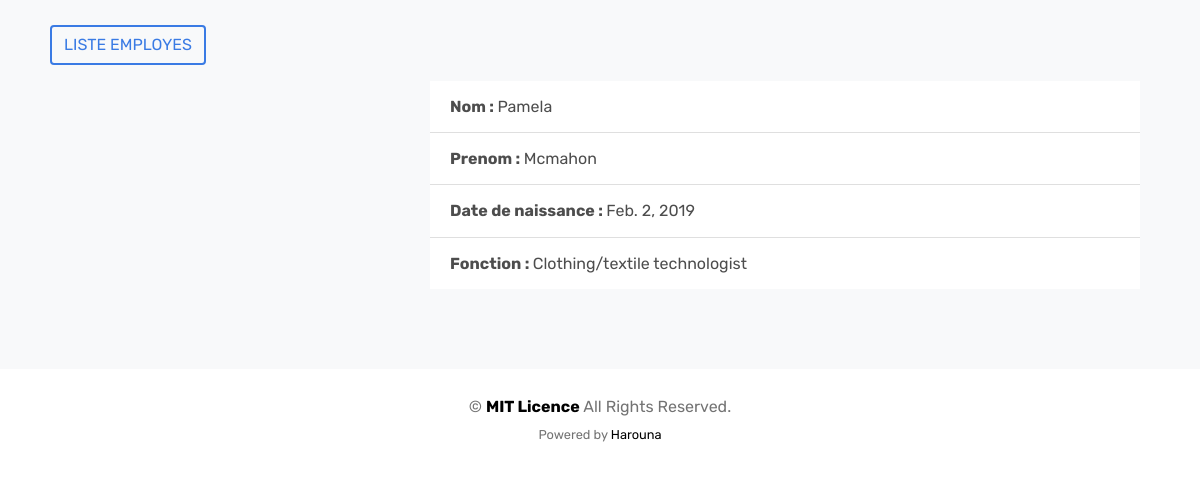
The page /profile/9/ on the database as committed earlier.
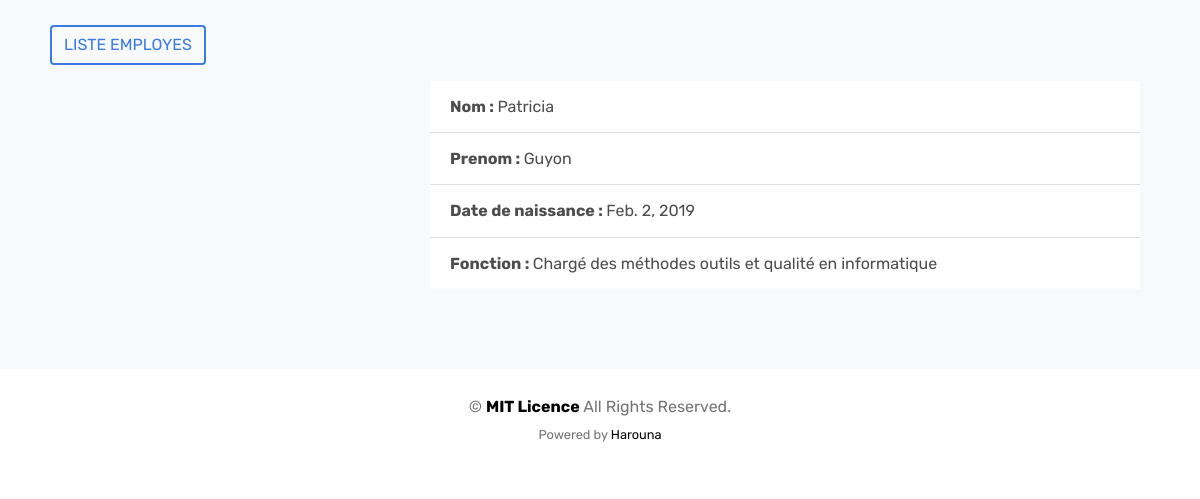
The same page on the database as committed later.
### employe/models.py (models this page shows, shortened)
class Employe(models.Model):
    first_name =  models.CharField(max_length=30)
    last_name  = models.CharField(max_length=30)
    birthday   = models.DateField()
    fonction   = models.CharField(max_length=100)
    photo      = models.ImageField(upload_to='employe/', blank=True, null=True)
    created_at = models.DateTimeField(auto_now_add=True)

### employe/views.py (the view)
# urls.py: path('profile/<int:id_employe>/', views.profile, name='profile'),
def profile(request, id_employe):
    employe = get_object_or_404(Employe, pk=id_employe)
    context = {
        'employe': employe,
    }
    template_name = 'employe/profile.html'
    return render(request, template_name, context)

### employe/templates/employe/profile.html (shortened to what this page needs)
{% load static %}
<!DOCTYPE html>
<html lang="en">
  <head>
    <link rel="stylesheet" href="{% static 'fonts/icomoon/style.css' %}">
    <link rel="stylesheet" href="{% static 'css/bootstrap.min.css' %}">
    <link rel="stylesheet" href="{% static 'css/aos.css' %}">
    <link rel="stylesheet" href="{% static 'css/style.css' %}">
  </head>
  <body>
  <div class="site-wrap">
    <div class="site-section bg-light" style="padding-top:25px;">
      <div class="container">
        <div class="row">
          <p data-aos="fade-left" data-aos-delay="100" class="float-right" style="margin-left:20px;">
            <a href="{% url 'employe_app:list-employe' %}"
            class="d-none d-sm-inline-block btn btn-outline-primary rounded text-uppercase">
                Liste employes
            </a>
          </p>
        </div>
        <div class="container">
          <div class="row">
             <div class="col-md-4">
             </div>
             <div class="col-md-8">
               <ul class="list-group list-group-flush">
                 <li class="list-group-item"><strong>Nom : </strong> {{ employe.first_name }}</li>
                 <li class="list-group-item"><strong>Prenom : </strong> {{ employe.last_name }} </li>
                 <li class="list-group-item"><strong> Date de naissance : </strong> {{ employe.birthday }} </li>
                 <li class="list-group-item"><strong> Fonction : </strong> {{ employe.fonction }} </li>
                </ul>
             </div>
          </div>
        </div>
      </div>
    </div>
    <footer class="site-footer py-2 pt-4">
      <div class="container py-0">
        <div class="row">
          <div class="col-12 text-md-center text-left">
            <p>
              &copy;  <strong class="text-black">MIT Licence</strong> All Rights Reserved. <br>
              <small>Powered by <a href="https://harouna.crd.co/" target="_blank" class="text-black">Harouna</a></small>
            </p>
          </div>
        </div>
      </div>
    </footer>
  </div>
  </body>
</html>

Rows that differ between the two databases and show on the page:
changed Employe: first_name "Pamela" → "Patricia"; last_name "Mcmahon" → "Guyon"; fonction "Clothing/textile technologist" → "Chargé des méthodes outils et qualité en informatique"
